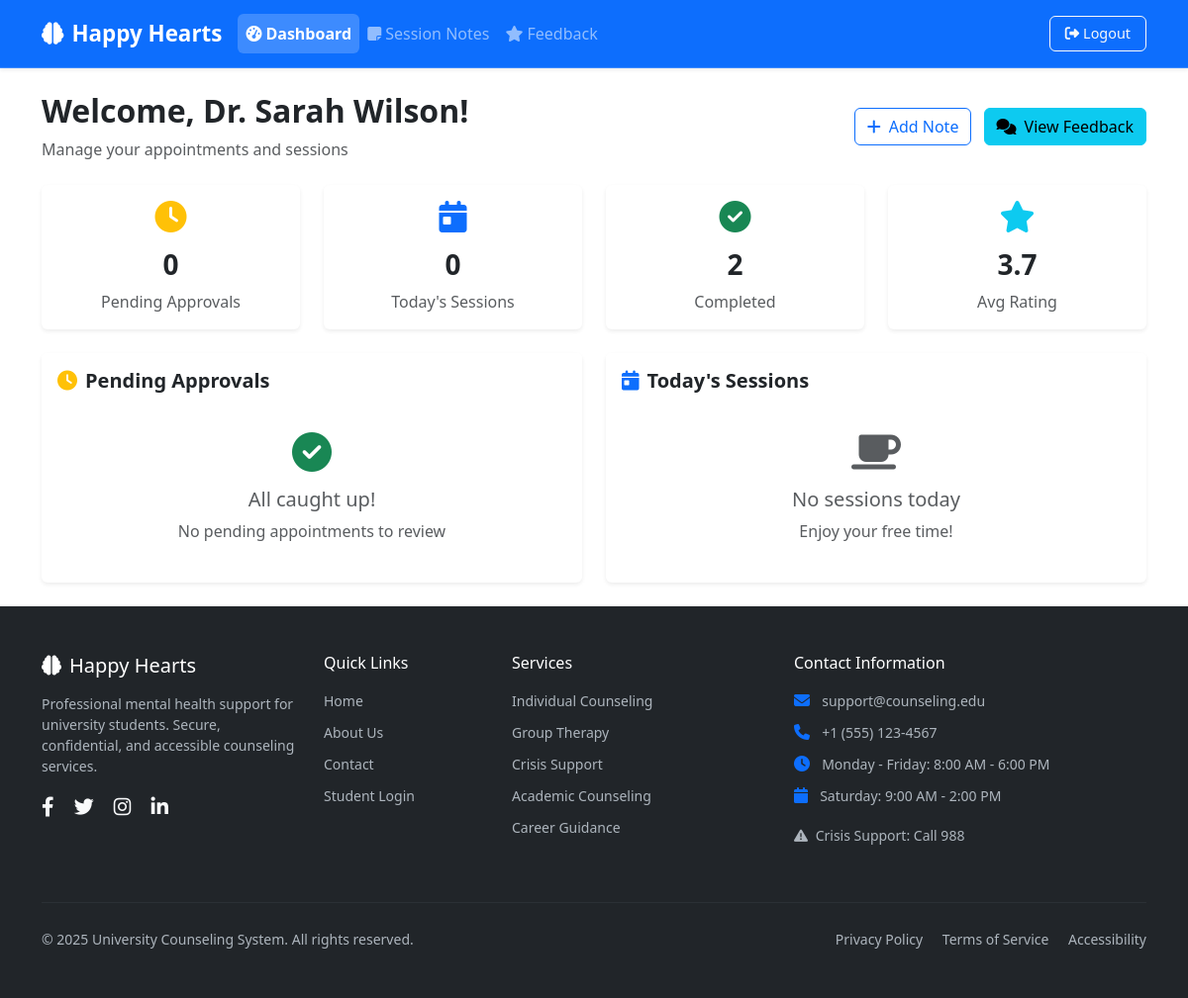
/counselor/dashboard.php (signed in), run on an earlier commit of the app's database.
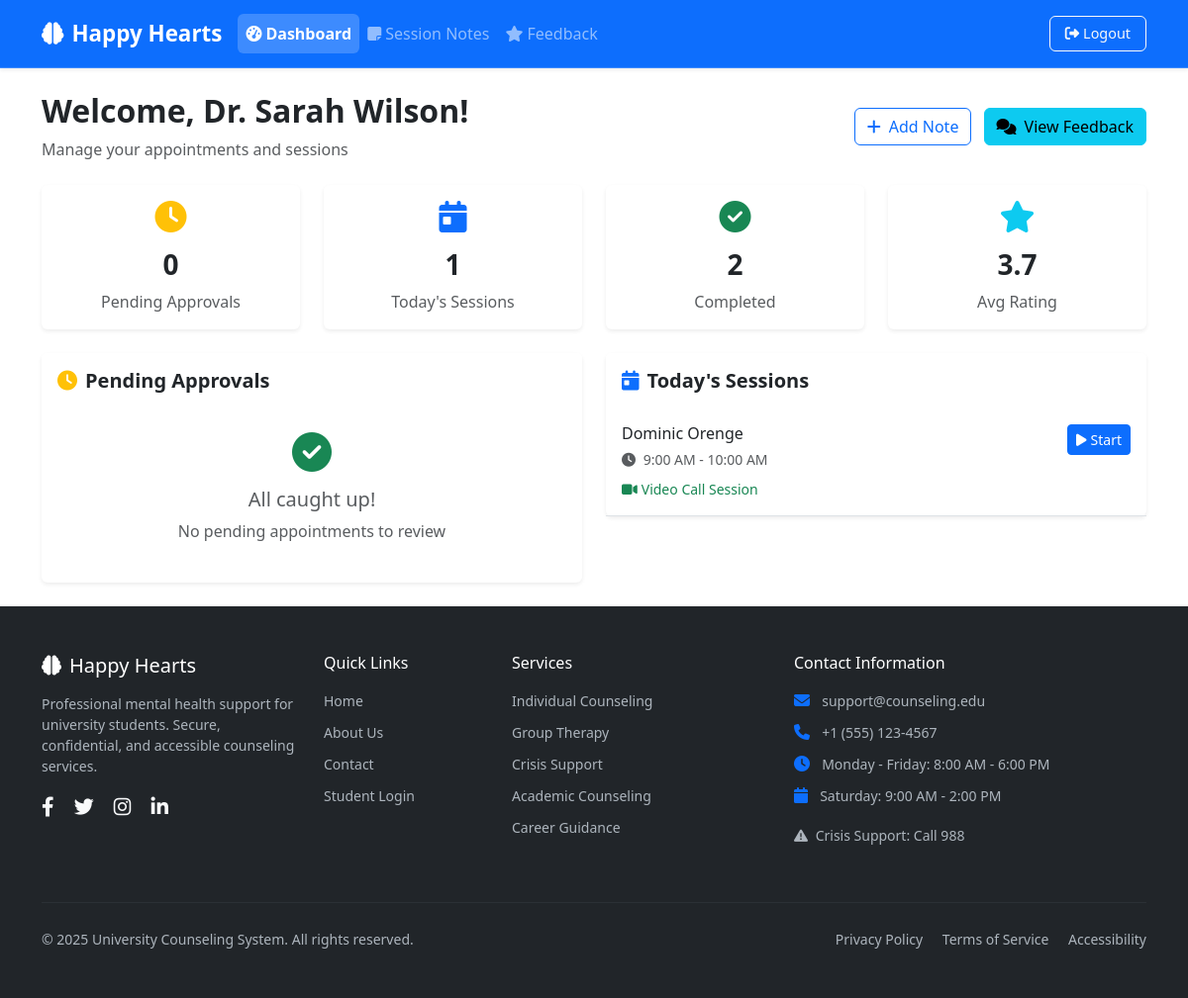
And on a later commit of the database.
### tables this page shows
CREATE TABLE `appointments` (
  `id` bigint NOT NULL AUTO_INCREMENT,
  `student_id` bigint NOT NULL,
  `counselor_id` bigint NOT NULL,
  `start_time` datetime NOT NULL,
  `end_time` datetime NOT NULL,
  `status` enum('PENDING','APPROVED','DECLINED','CANCELLED','COMPLETED') DEFAULT 'PENDING',
  `message` text,
  `created_at` timestamp NULL DEFAULT CURRENT_TIMESTAMP,
  `updated_at` timestamp NULL DEFAULT NULL,
  PRIMARY KEY (`id`),
  KEY `counselor_id` (`counselor_id`,`start_time`),
  KEY `student_id` (`student_id`,`start_time`),
  CONSTRAINT `appointments_ibfk_1` FOREIGN KEY (`student_id`) REFERENCES `users` (`id`),
  CONSTRAINT `appointments_ibfk_2` FOREIGN KEY (`counselor_id`) REFERENCES `users` (`id`)
);

CREATE TABLE `users` (
  `id` bigint NOT NULL AUTO_INCREMENT,
  `role` enum('STUDENT','COUNSELOR','ADMIN') NOT NULL,
  `name` varchar(150) NOT NULL,
  `email` varchar(150) NOT NULL,
  `password_hash` varchar(255) NOT NULL,
  `phone` varchar(20) DEFAULT NULL,
  `created_at` timestamp NULL DEFAULT CURRENT_TIMESTAMP,
  PRIMARY KEY (`id`),
  UNIQUE KEY `email` (`email`)
);

### counselor/dashboard.php (the view, shortened to what the changed rows need)
<?php
require_once '../config/db.php';
$stmt = $pdo->prepare("
    SELECT a.*, u.name as student_name, u.phone as student_phone, s.status as session_status,
           cp.meeting_mode, cp.location
    FROM appointments a
    JOIN users u ON a.student_id = u.id
    LEFT JOIN sessions s ON s.appointment_id = a.id
    LEFT JOIN counselor_profiles cp ON a.counselor_id = cp.user_id
    WHERE a.counselor_id = ? AND a.status = 'APPROVED'
    AND DATE(a.start_time) = CURDATE()
    ORDER BY a.start_time ASC
");
$stmt->execute([$_SESSION['user_id']]);
$today_appointments = $stmt->fetchAll();
?>
<!DOCTYPE html>
<html lang="en">
<head>
    <link href="https://cdn.jsdelivr.net/npm/bootstrap@5.3.0/dist/css/bootstrap.min.css" rel="stylesheet">
    <link href="https://cdnjs.cloudflare.com/ajax/libs/font-awesome/6.4.0/css/all.min.css" rel="stylesheet">
    <link href="../assets/css/app.css" rel="stylesheet">
</head>
<body>
    <div class="container py-4">
        <div class="row">
            <div class="col-12">
                <div class="d-flex justify-content-between align-items-center mb-4">
                    <div>
                        <h2 class="fw-bold">Welcome, <?= htmlspecialchars($_SESSION['user_name']) ?>!</h2>
                    </div>
                </div>
            </div>
        </div>
        <div class="row g-4">
            <div class="col-md-3">
                <div class="card border-0 shadow-sm text-center">
                    <div class="card-body">
                        <i class="fas fa-calendar-day text-primary fs-2 mb-3"></i>
                        <h3 class="fw-bold"><?= count($today_appointments) ?></h3>
                        <p class="text-muted mb-0">Today's Sessions</p>
                    </div>
                </div>
            </div>
        </div>
        <div class="row mt-4">
            <div class="col-lg-6">
                <div class="card border-0 shadow-sm">
                    <div class="card-body p-0">
                        <?php if (empty($today_appointments)): ?>
                            <div class="text-center py-4">
                                <i class="fas fa-coffee text-muted fs-1 mb-3"></i>
                                <h5 class="text-muted">No sessions today</h5>
                                <p class="text-muted">Enjoy your free time!</p>
                            </div>
                        <?php else: ?>
                            <?php foreach ($today_appointments as $appointment): ?>
                                <div class="border-bottom p-3">
                                    <div class="d-flex justify-content-between align-items-start">
                                        <div class="flex-grow-1">
                                            <h6 class="mb-1"><?= htmlspecialchars($appointment['student_name']) ?></h6>
                                            <small class="text-muted">
                                                <i class="fas fa-clock me-1"></i>
                                                <?= date('g:i A', strtotime($appointment['start_time'])) ?> -
                                                <?= date('g:i A', strtotime($appointment['end_time'])) ?>
                                            </small>
                                            <div class="mt-2">
                                                <?php if ($appointment['meeting_mode'] === 'IN_PERSON'): ?>
                                                    <small class="text-primary d-block">
                                                        <i class="fas fa-map-marker-alt me-1"></i>
                                                        <?= htmlspecialchars($appointment['location'] ?: 'Room 10, Counseling Department') ?>
                                                    </small>
                                                <?php elseif ($appointment['meeting_mode'] === 'VIDEO'): ?>
                                                    <small class="text-success d-block">
                                                        <i class="fas fa-video me-1"></i>Video Call Session
                                                    </small>
                                                <?php elseif ($appointment['meeting_mode'] === 'PHONE'): ?>
                                                    <small class="text-info d-block">
                                                        <i class="fas fa-phone me-1"></i>Phone: <?= htmlspecialchars($appointment['student_phone'] ?: 'Contact student') ?>
                                                    </small>
                                                <?php endif; ?>
                                            </div>
                                        </div>
                                        <div>
                                            <?php if (!$appointment['session_status'] || $appointment['session_status'] === 'SCHEDULED'): ?>
                                                <a href="session.php?start=<?= $appointment['id'] ?>"
                                                   class="btn btn-sm btn-primary"
                                                   onclick="return confirm('Start this session now?')">
                                                    <i class="fas fa-play me-1"></i>Start
                                                </a>
                                            <?php else: ?>
                                                <span class="badge bg-success">Completed</span>
                                            <?php endif; ?>
                                        </div>
                                    </div>
                                </div>
                            <?php endforeach; ?>
                        <?php endif; ?>
                    </div>
                </div>
            </div>
        </div>
    </div>
</body>
</html>

What changed in the data, as far as the page shows it:
added appointments: student.name "Dominic Orenge", start_time "9:00 AM", end_time "10:00 AM"
Also different on the page:
count($today_appointments): "0" → "1"
text no longer shown: "No sessions today Enjoy your free time!"
